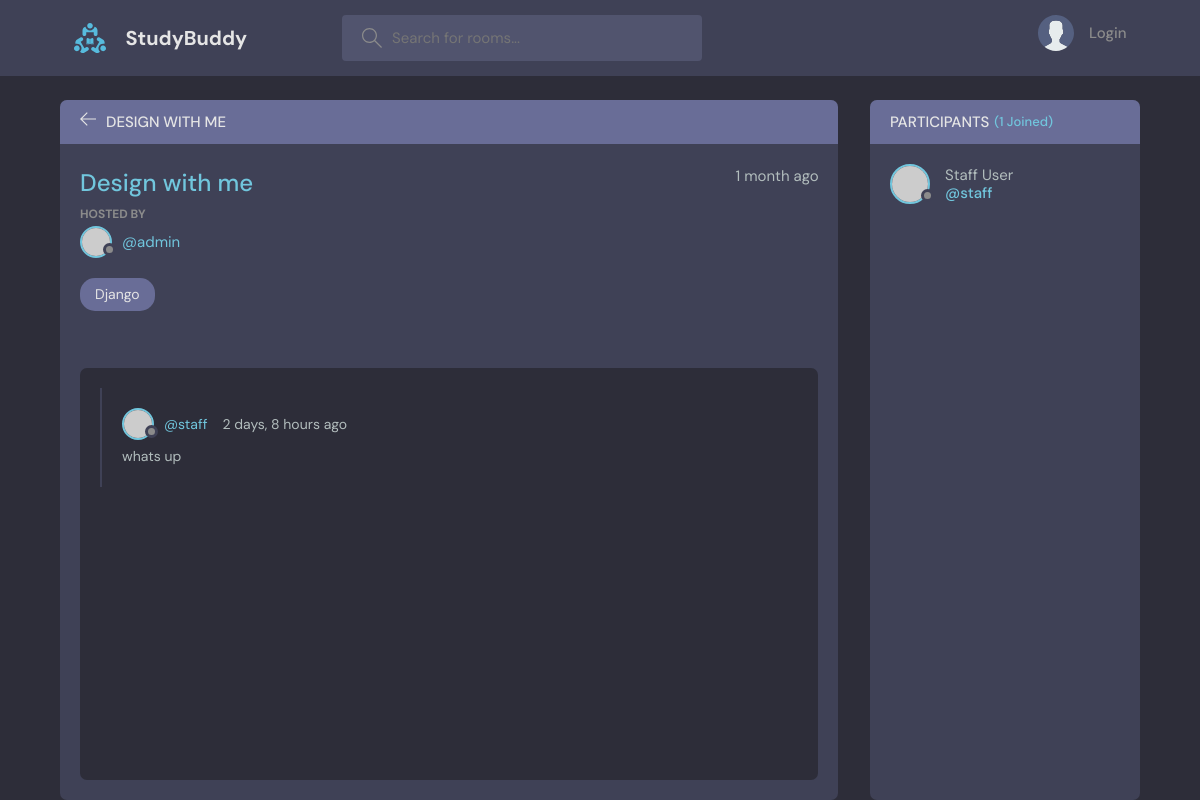
Page /room/2/ on the committed database.
### base/models.py (models this page shows, shortened)
class Room(models.Model):
    host = models.ForeignKey(User, on_delete=models.SET_NULL, null=True)
    topic = models.ForeignKey(Topic, on_delete = models.SET_NULL, null=True)
    name = models.CharField(max_length=200)
    description = models.TextField(blank=True, null=True)
    participants = models.ManyToManyField(User, related_name='participants', blank=True)
    updated = models.DateTimeField(auto_now=True)
    created = models.DateTimeField(auto_now_add=True)
    class Meta:
        ordering = ['-updated', '-created']

class Topic(models.Model):
    name = models.CharField(max_length=200)
    def __str__(self):
        return self.name

class Message(models.Model):
    user = models.ForeignKey(User, on_delete=models.CASCADE)
    room = models.ForeignKey(Room, on_delete=models.CASCADE)
    body = models.TextField()
    updated = models.DateTimeField(auto_now=True)
    created = models.DateTimeField(auto_now_add=True)
    class Meta:
        ordering = ['-updated', '-created']
    def __str__(self):
        return self.body[0:50]

### base/views.py (the view)
# urls.py: path('room/<str:pk>/',views.room, name="room"),
def room(request, pk):
    room= Room.objects.get(id=pk)
    room_messages = room.message_set.all()
    participants = room.participants.all()
    if request.method == 'POST':
        message = request.POST.get('body')
        Message.objects.create(room=room, user=request.user, body=message)
        room.participants.add(request.user)
        return redirect('room', pk=pk)
    context = {'room': room, 'room_messages': room_messages, 'participants': participants}
    return render(request, 'base/room.html', context)

### base/templates/base/room.html (shortened to what this page needs)
{% extends 'main.html' %}
{% block content %}
<main class="profile-page layout layout--2">
  <div class="container">
    <div class="room">
      <div class="room__top">
        <div class="room__topLeft">
          <a href="{% url 'home' %}">
            <svg version="1.1" xmlns="http://www.w3.org/2000/svg" width="32" height="32" viewBox="0 0 32 32">
              <title>arrow-left</title>
              <path
                d="M13.723 2.286l-13.723 13.714 13.719 13.714 1.616-1.611-10.96-10.96h27.625v-2.286h-27.625l10.965-10.965-1.616-1.607z"
              ></path>
            </svg>
          </a>
          <h3>{{room.name}}</h3>
        </div>
      </div>
      <div class="room__box scroll">
        <div class="room__header scroll">
          <div class="room__info">
            <h3>{{room.name}}</h3>
            <span>{{room.created|timesince}} ago</span>
          </div>
          <div class="room__hosted">
            <p>Hosted By</p>
            <a href="{% url 'user-profile' room.host.id %}" class="room__author">
              <div class="avatar avatar--small">
                <img src="https://randomuser.me/api/portraits/men/37.jpg" />
              </div>
              <span>@{{room.host.username}}</span>
            </a>
          </div>
          <span class="room__topics">{{room.topic}}</span>
        </div>
        <div class="room__conversation">
          <div class="threads scroll">
            {% for message in room_messages %}
            <div class="thread">
              <div class="thread__top">
                <div class="thread__author">
                  <a href="{% url 'user-profile' message.user.id %}" class="thread__authorInfo">
                    <div class="avatar avatar--small">
                      <img src="https://randomuser.me/api/portraits/men/37.jpg" />
                    </div>
                    <span>@{{message.user.username}}</span>
                  </a>
                  <span class="thread__date">{{message.created|timesince}} ago</span>
                </div>
              </div>
              <div class="thread__details">
                {{message}}
              </div>
            </div>
            {% endfor %}
          </div>
        </div>
      </div>
    </div>
    <div class="participants">
      <h3 class="participants__top">Participants <span>({{participants.count}} Joined)</span></h3>
      <div class="participants__list scroll">
        {% for user in participants%}
        <a href="{% url 'user-profile' user.id %}" class="participant">
          <div class="avatar avatar--medium">
            <img src="https://randomuser.me/api/portraits/men/37.jpg" />
          </div>
          <p>
            {{user.first_name}} {{user.last_name}}
            <span>@{{user.username}}</span>
          </p>
        </a>
        {% endfor %}
      </div>
    </div>
  </div>
</main>
{% endblock %}

### rows in the picture
Room: name "DESIGN WITH ME", name "Design with me", created "1 month", host.username "admin", topic "Django"
Message: user.username "staff", created "2 days, 8 hours", body "whats up"

### other values in the picture
{{ participants.count }} "1"
{{ user.first_name }} "Staff"
{{ user.last_name }} "User"
{{ user.username }} "staff"
